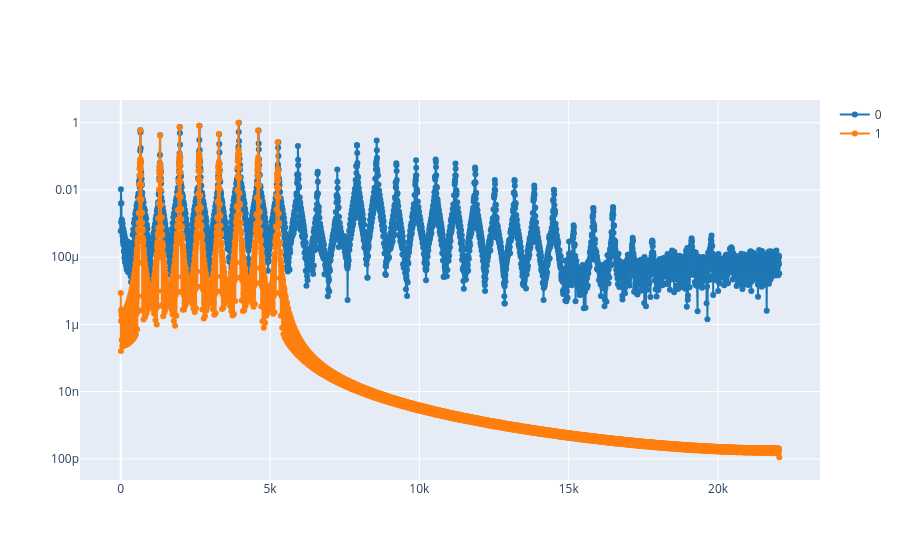

Here is the notebook cell this chart was saved with:
### Code cell
plot_spectrum_at(ff, tt, [Sxx, Sxx_syn], time = 0.15)

### Figure 1 — Plotly figure (JSON) as saved in the notebook; plotly's stock layout.template omitted (floating-point values rounded to 4 significant figures; data arrays with more than 128 entries replaced by an {"elided": "..."} marker saying what was removed)
{"data": [{"line": {"color": "#1f77b4", "shape": "linear"}, "mode": "lines+markers", "name": "0", "type": "scatter", "x": {"elided": "4097 float values"}, "y": {"elided": "4097 float values"}}, {"line": {"color": "#ff7f0e", "shape": "linear"}, "mode": "lines+markers", "name": "1", "type": "scatter", "x": {"elided": "4097 float values"}, "y": {"elided": "4097 float values"}}], "layout": {"yaxis": {"type": "log"}}}
